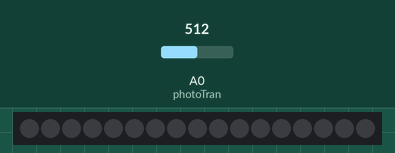
The sketch below on a simulated Arduino Uno, built with avr-gcc and run on an emulated ATmega328P. Shown: 17 RGB LEDs in strip order, left to right. Inputs (shaded band) come from the test bench; at power-on: A0 (photoTran) = 512.

Above: at 1.2 s.
1.3 s: A0 (photoTran) set to 1013
2.8 s: A0 (photoTran) set to 1023
At 2.91 s:
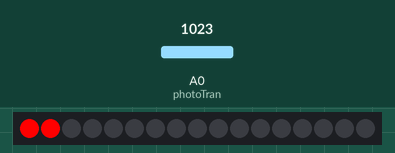
At 3.26 s:
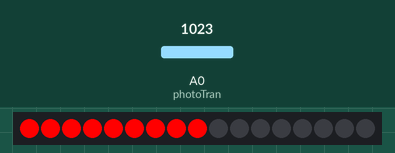
4.5 s: A0 (photoTran) set to 900
Timing chart, 0 to 7.5 s (numbered marks = the images above; inputs shaded):
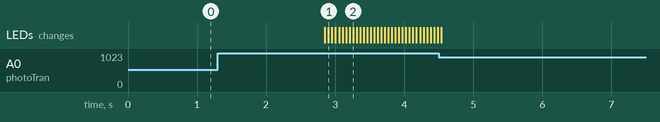

Measured:
- the behaviour switches between 1022 and 1023 on A0 (photoTran) (found by bisection; images 0 and 1)
- after the input at 1.3 s, every drawn part: stays the same
- after the input at 2.8 s, the LEDs: first change after 0.05 s (image 1 shows a later state)

The sketch:

HeartProgram.ino
```cpp
#include <Adafruit_NeoPixel.h>
#ifdef __AVR__
 #include <avr/power.h> // Required for 16 MHz Adafruit Trinket
#endif

// Which pin on the Arduino is connected to the NeoPixels?
// On a Trinket or Gemma we suggest changing this to 1:
#define STRIP_PIN    5
#define STRIP_LED_COUNT 17

//The pin the phototransistor is connected to
int photoTran = A0;

//an int variable to keep track of the current reading of the phototransistor
int pt_reading = 0;

// Parameter 1 = number of pixels in strip
// Parameter 2 = pin number (most are valid)
// Parameter 3 = pixel type flags, add together as needed:
//   NEO_KHZ800  800 KHz bitstream (most NeoPixel products w/WS2812 LEDs)
//   NEO_KHZ400  400 KHz (classic 'v1' (not v2) FLORA pixels, WS2811 drivers)
//   NEO_GRB     Pixels are wired for GRB bitstream (most NeoPixel products)
//   NEO_RGB     Pixels are wired for RGB bitstream (v1 FLORA pixels, not v2)
Adafruit_NeoPixel strip = Adafruit_NeoPixel(STRIP_LED_COUNT, STRIP_PIN, NEO_GRB + NEO_KHZ800);

int c = strip.Color(255, 0, 0);  // define the variable c as RED (R,G,B)

void setup(){

  //Set the phototransistor pin as an INPUT reading
  pinMode(photoTran,INPUT);
  strip.begin();               // initialize strip
  strip.show();                // Update all LEDs (= turn OFF, since none of them have been set yet!)
}

void loop(){
  /* respond to the input reading of the phototransistor
    each time the phototransistor "reading" changes, it will update the variable
    'reading' and print the new reading to the console */
  pt_reading = analogRead(photoTran);
  Serial.println(pt_reading);

  //if it is dark
  if (pt_reading >= 1023) {
    colorWipe(strip.Color(255,   0,   0), 50); // Red
    strip.clear();  // turn off all LEDS
    strip.show(); // visibly update the state of the strip

  }
  else  {
    strip.clear();  // turn off all LEDS
    strip.show(); // visibly update the state of the strip
  }
}

// Some functions of our own for creating animated effects -----------------

// Fill strip pixels one after another with a color. Strip is NOT cleared
// first; anything there will be covered pixel by pixel. Pass in color
// (as a single 'packed' 32-bit value, which you can get by calling
// strip.Color(red, green, blue) as shown in the loop() function above),
// and a delay time (in milliseconds) between pixels.
void colorWipe(uint32_t color, int wait) {
  for(int i=0; i<strip.numPixels(); i++) { // For each pixel in strip...
    pt_reading = analogRead(photoTran);
    if (pt_reading < 1023) {
      Serial.println("recognized the offstate");
      strip.clear();  // turn off all LEDS
      strip.show(); // visibly update the state of the strip
      return;
    }
    else {
      delay(wait);                           //  Pause for a moment
      strip.setPixelColor(i, color);         //  Set pixel's color (in RAM)
      strip.show();                          //  Update strip to match

    }
  }
}
```
